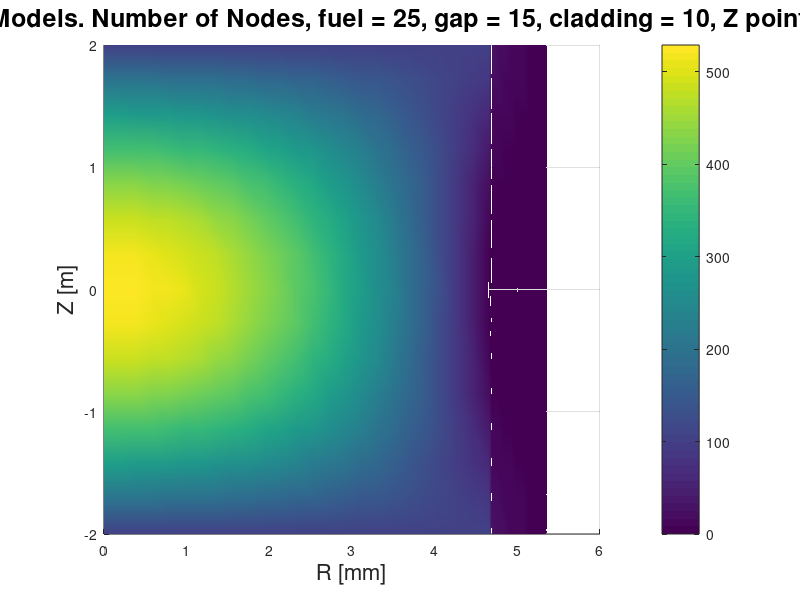

Reproduce this figure in MATLAB. (Note: this script raises an error after producing the figure.)
load('previous_model.mat');
temp_previous = temp_2D_mesh;
load('improved_model.mat');
temp_improved = temp_2D_mesh;

delta = temp_improved - temp_previous;

r_scl = r * 1000;
[R , Z] = meshgrid(r_scl,z);
surf(R,Z,delta');
view(2), shading interp
%%% Label Figure
fnt=16;
xlabel('R [mm]','FontSize',fnt);
ylabel('Z [m]','FontSize',fnt);
title(['Difference in Models. Number of Nodes, fuel = ', num2str(Nf), ', gap = ', num2str(Ng), ', cladding = ', num2str(Nc), ', Z points = ', num2str(M)], 'FontSize',fnt+2);
a = colorbar('EastOutside');
a.Label.String = 'Temperature [K]';
a.Label.FontSize = fnt;